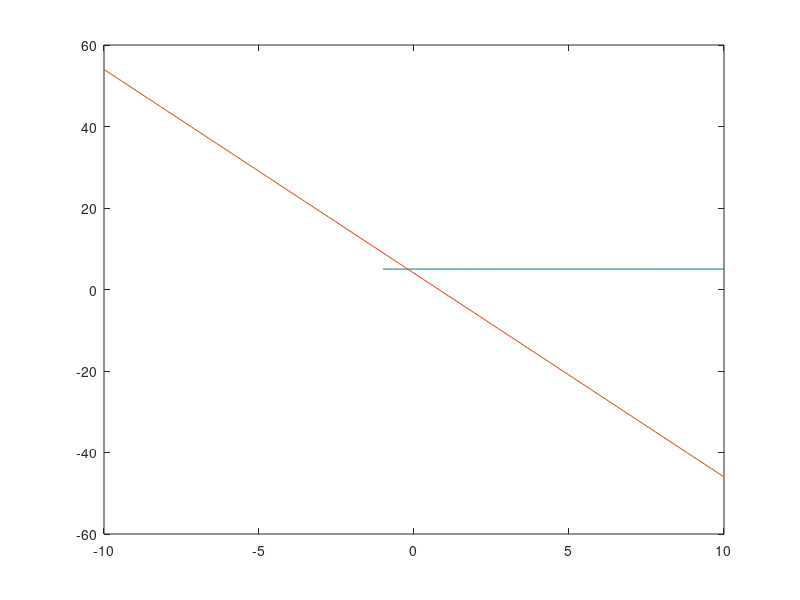

The MATLAB script that drew this image: (Note: this script raises an error after producing the figure.)
# Plots de graficos

x = [2 5 6 6.5 7];
y = [-15 18 19 22 30];

# Qualquer conjunto x,y na ordem que aparece
plot(x, y)


# Exercicio: faca um grafico dos valores de x variando de -1 ate 10 com 19 pontos e y variando de 5.01 ate 5.02 com 19 pontos

x = linspace(-1, 10, 19);
y = linspace(5.01, 5.02, 19);

plot(x, y)
hold on
# Varias curvas no mesmo grafico e na mesma figura

# Grafico de uma funcao
# Exercicio: faca o grafico de uma funcao -5x + 4

x = linspace(-10, 10, 100);
y = -5*x + 4;

plot(x, y)

#Exercicio: Faca o grafico da funcao -0.5x^3 + 2*×^2 - 5

x = linspace(-10, 10, 100);
# Usar o ponto porque queremos cada valor de x elevado a 3 e 2
y = (-0.5)(x.^3) + (2)(x.^2) - 5;

# Mudando a cor dos pontos e o que representam eles r g b c y m k são as cores básicas
# O traço manda ligar os pontos
plot(x, y, '-*r')

# Exercicio: faca um grafico que contenha as curvas para as funcoes -4x^3 + 3x e -×^2 + 5 no intervalo de -0.1 até 0.05 com adição de 3xemplo de subplot
hold off

x = linspace (-0.1, 0.05, 50);
f1 = (-4)*(x.^3) + 3*x;
f2 = -x.^2 + 5;
#subplot(2, 2, 1);
plot(x, f1)
hold on
plot(x, f2)
hold off
# Outras formas
#subplot(2, 2, 3);
plot(x, f1, f2)
#subplot(2, 2, 4)
plot(x, f1, x, f2)

# Varios graficos na mesma figura se usa o subplot

# Exercicio: Imprima as funcoes no mesmo grafico e os graficos na mesma figura para as opções abaixo
# a)
subplot(1,3,1)
x = linspace(-0.1, 0.5, 200);
f1 = x.^4 - 5;
plot(x, f1, '*g')
x = linspace(-0.2, 0, 200);
f2 = 3*(x.^2) - 15;
hold on
plot(x, f2, '*r')

subplot(1,3,2)
x = linspace(-7, 5, 200);
f1 = x.^5 - 3*x.^2;
plot(x, f1, '*g')
f2 = 3*x - x.^3;
hold on
plot(x, f2, '*r')

subplot(1,3,3)
x = linspace(-1, 1, 200);
f1 = sin(x.^2) + 1;
plot(x, f1, '*g')
f2 = cos(x.^2);
hold on
plot(x, f2, '*r')

# figure e usado pra criar novas figuras
